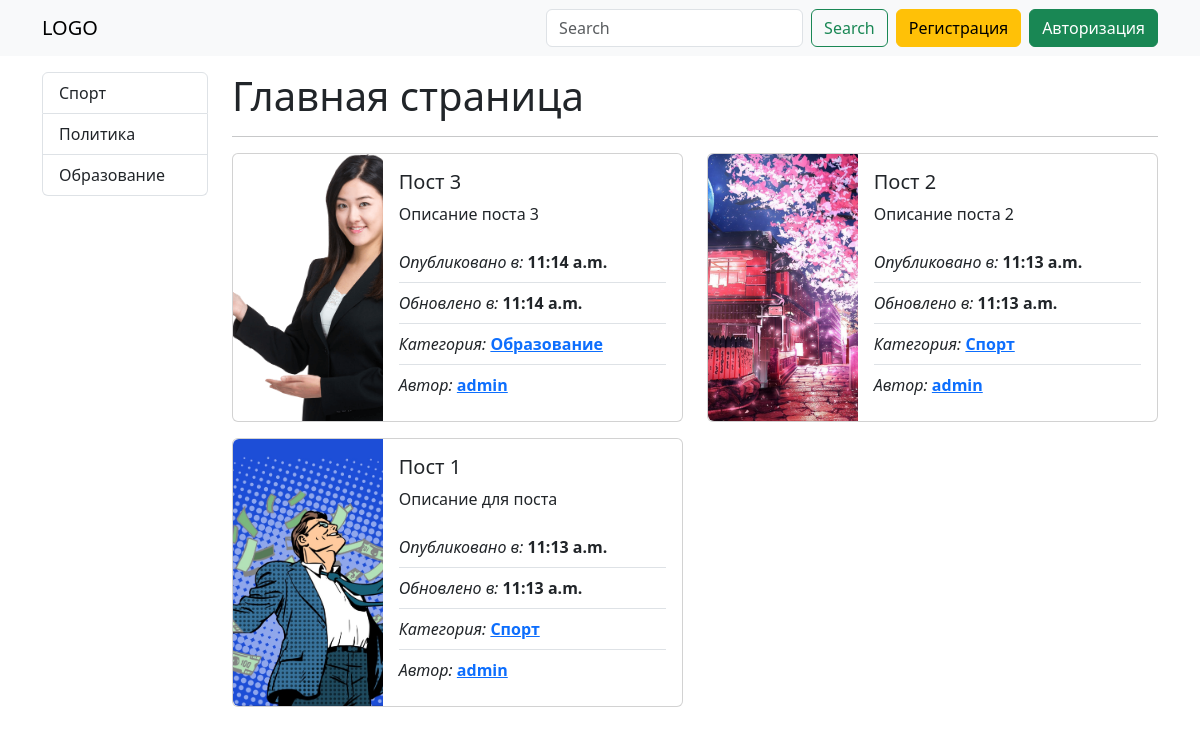
The page / on the database its author committed.
### app/models.py (models this page shows, shortened)
class Category(models.Model):
    title = models.CharField(verbose_name="Название", max_length=100, help_text="Напишите название для категории")
    slug = models.SlugField(verbose_name="Слаг категории", max_length=100,
                            help_text="Переводит название категории, на английские буквы для формирования ссылки")
    def __str__(self):
        return self.title
    def get_absolute_url(self):
        return reverse('category_articles', kwargs={"category_slug": self.slug})
    class Meta:
        verbose_name = "Категория"
        verbose_name_plural = "Категории"

class Article(models.Model):
    title = models.CharField("Название поста", max_length=150)
    content = models.TextField("Описание поста")
    image = models.ImageField("Фотка поста", upload_to="photos/", null=True, blank=True)
    created_at = models.DateTimeField("Дата создания поста", auto_now_add=True)
    updated_at = models.DateTimeField("Дата обновления поста", auto_now_add=True)
    author = models.ForeignKey(User, on_delete=models.CASCADE, verbose_name="Автор поста")
    category = models.ForeignKey(Category, on_delete=models.CASCADE, verbose_name="Категория поста")
    slug = models.SlugField()
    class Meta:
        verbose_name = "Пост"
        verbose_name_plural = "Посты"
        ordering = ["-created_at"]

### app/views.py (the view)
# urls.py: path("", views.home_view, name="home"),
def home_view(request):
    articles = Article.objects.all()
    context = {
        "articles": articles
    }
    return render(request, "pages/index.html", context)

### app/templatetags/customtags.py (called while the page is built)
@register.simple_tag()
def get_categories():
    categories = Category.objects.all()
    return categories

### templates/pages/index.html (shortened to what this page needs)
{% extends 'base.html' %}
{% block body %}
<h1>Главная страница</h1>
<hr>
{% include 'components/_post-row.html' %}
{% endblock body %}

### templates/components/_categories.html
{% load customtags %}
<div class="list-group">
    {% get_categories as categories %}
    {% for category in categories %}
    <a href="{{ category.get_absolute_url }}" class="list-group-item list-group-item-action">{{ category }}</a>
    {% endfor %}
</div>

### templates/components/_post-row.html
<div class="row">
    {% for post in articles%}
    <div class="col-lg-6 col-md-12 col-sm-12">
        {% include 'components/_post-card.html' %}
    </div>
    {% empty %}
    <h2>Coming soon...</h2>
    {% endfor %}
</div>

### templates/components/_post-card.html
<div class="card mb-3" style="max-width: 540px;">
    <div class="row g-0">
        <div class="col-md-4">
            <img src="{{ post.image.url }}" class="img-fluid rounded-start h-100 w-100 object-fit-cover"
                 alt="{{ post.title }}">
        </div>
        <div class="col-md-8">
            <div class="card-body">
                <h5 class="card-title">{{ post.title }}</h5>
                <p class="card-text">{{ post.content }}</p>
                <ul class="list-group list-group-flush">
                    <li class="list-group-item px-0">
                        <i>Опубликовано в:</i> <b>{{ post.created_at.time }}</b>
                    </li>
                    <li class="list-group-item px-0">
                        <i>Обновлено в:</i> <b>{{ post.updated_at.time }}</b>
                    </li>
                    <li class="list-group-item px-0">
                        <i>Категория:</i> <a href="{{ post.category.get_absolute_url }}"><b>{{ post.category }}</b></a>
                    </li>
                    <li class="list-group-item px-0">
                        <i>Автор:</i> <a href="#"><b>{{ post.author }}</b></a>
                    </li>
                </ul>
            </div>
        </div>
    </div>
</div>

### rows shown on the page
Category: title "Спорт"
Category: title "Политика"
Category: title "Образование"
Article: image (picture), title "Пост 3", content "Описание поста 3", created_at.time "11:14 a.m.", updated_at.time "11:14 a.m.", category "Образование", author "admin"
Article: image (picture), title "Пост 2", content "Описание поста 2", created_at.time "11:13 a.m.", updated_at.time "11:13 a.m.", category "Спорт", author "admin"
Article: image (picture), title "Пост 1", content "Описание для поста", created_at.time "11:13 a.m.", updated_at.time "11:13 a.m.", category "Спорт", author "admin"
